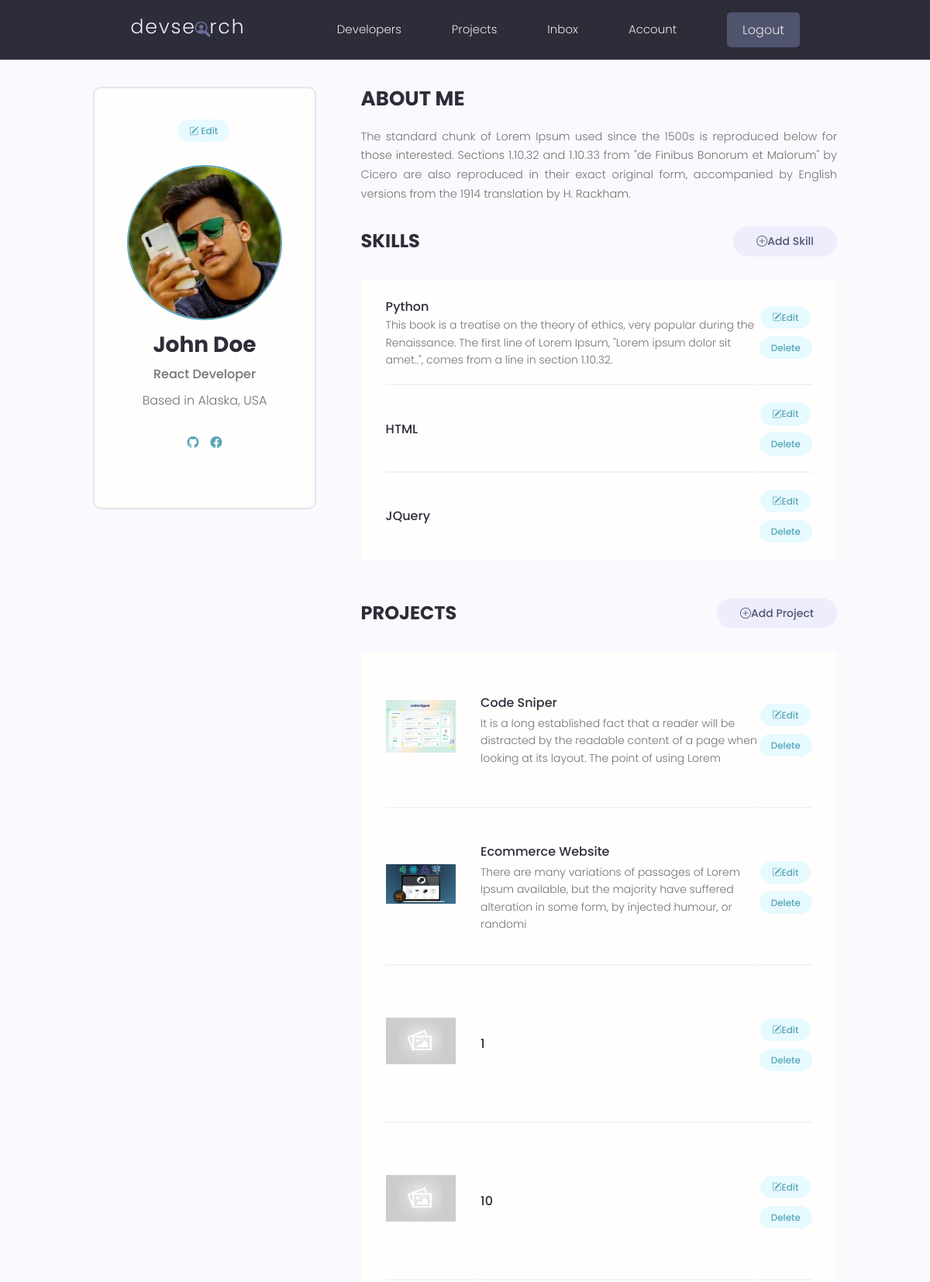
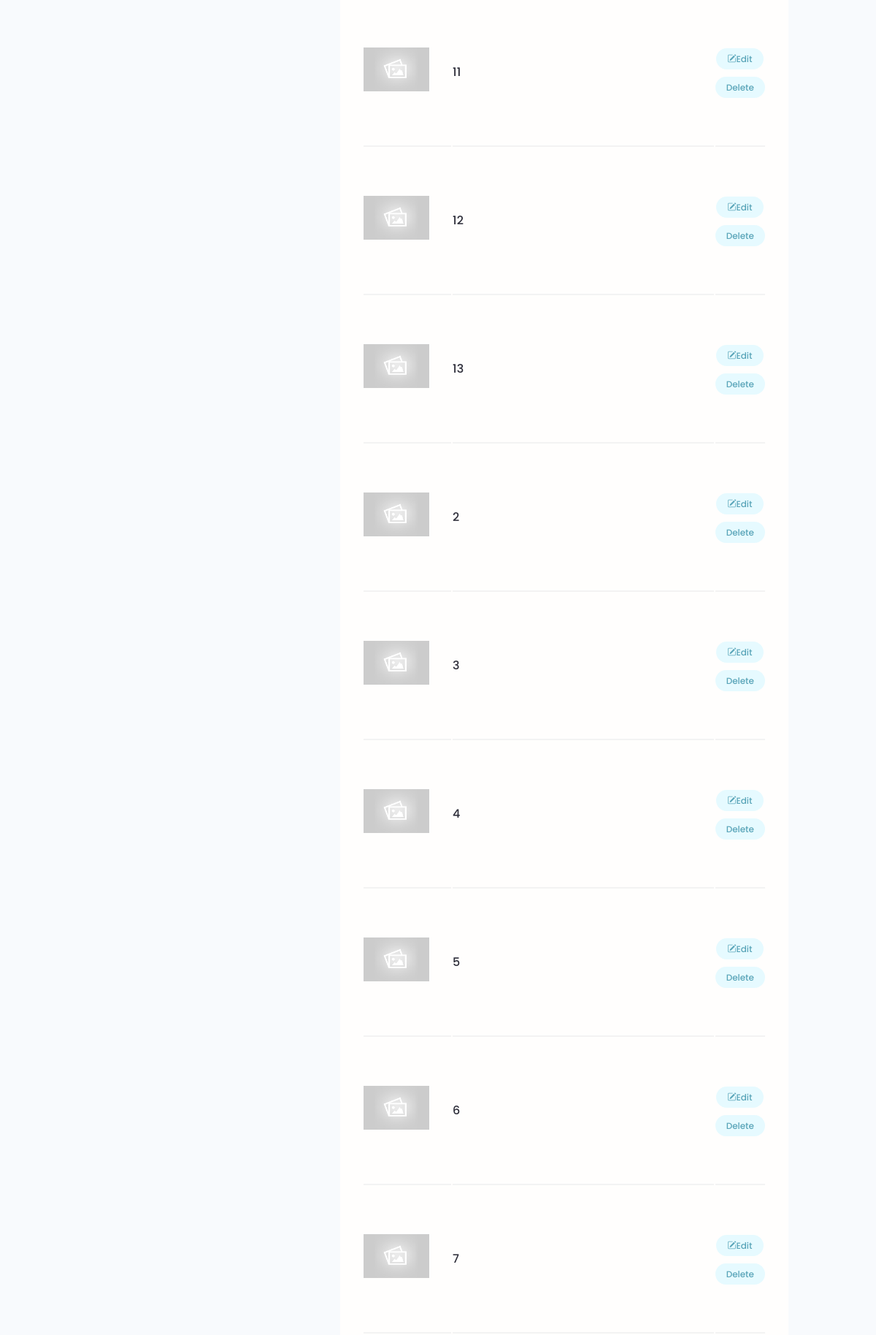
Before: /account/ (signed in, upper part) with the older database file (2 pictures, top to bottom).
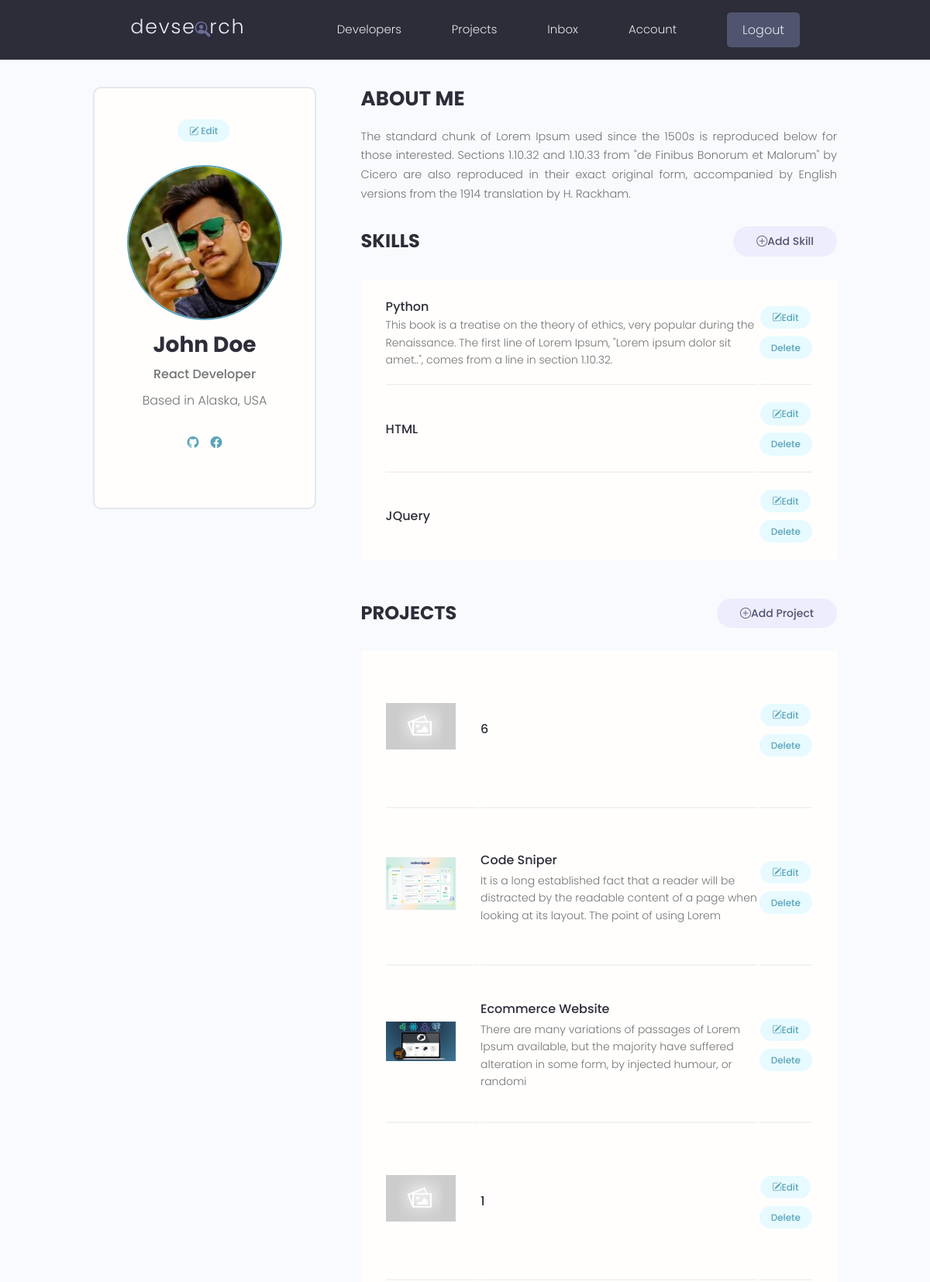
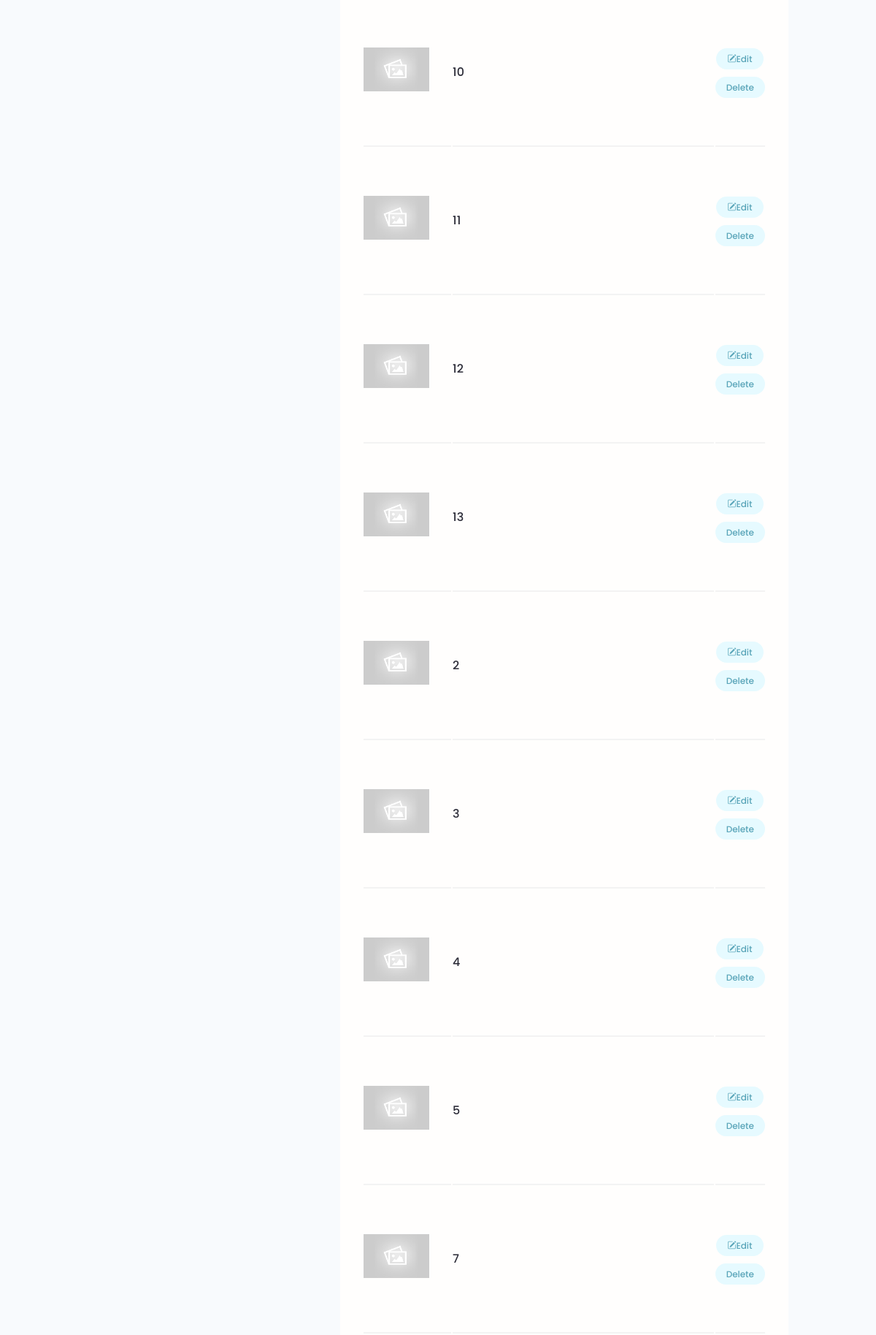
After: the same page with the newer database file (2 pictures, top to bottom).
### user/models.py (models this page shows, shortened)
class Skill(models.Model):
    owner = models.ForeignKey(Profile, on_delete=models.CASCADE)
    name = models.CharField(max_length=200, null=True, blank=True)
    description = models.TextField(null=True, blank=True)
    id = models.UUIDField(default=uuid.uuid4, unique=True, primary_key=True, editable=False)

### projects/models.py (models this page shows, shortened)
class Project(models.Model):
    owner = models.ForeignKey(Profile, on_delete=models.SET_NULL, blank=True, null=True)
    title = models.CharField(max_length=200)
    description = models.TextField(null=True, blank=True)
    featured_image = models.ImageField(default='default.jpg', null=True, blank=True)
    demo_link = models.CharField(max_length=2000, null=True, blank=True)
    source_link = models.CharField(max_length=2000, null=True, blank=True)
    tags = models.ManyToManyField('Tag', blank=True)        # if the Tag class is under then need to set in 'Tags', if above jsut simply use Tag
    vote_total = models.IntegerField(default=0, null=True, blank=True)
    vote_ratio = models.IntegerField(default=0, null=True, blank=True)
    created = models.DateTimeField(auto_now_add=True)
    id = models.UUIDField(default=uuid.uuid4, unique=True, primary_key=True, editable=False)
    class Meta:
        ordering = ['-vote_ratio', '-vote_total', 'title']

### user/views.py (the view)
# urls.py: path('account/', views.userAccount, name='account'),
def userAccount(request):
    profile = request.user.profile
    skills = profile.skill_set.all()
    projects = profile.project_set.all()
    context = {'profile': profile, 'skills':skills, 'projects': projects}
    return render(request, 'user/account.html', context)

### user/templates/user/account.html (shortened to what this page needs)
{% extends 'main.html' %}
{% block content %}
  <main class="settingsPage profile my-md">
    <div class="container">
      <div class="layout">
        <div class="column column--1of3">
          <div class="card text-center">
            <div class="card__body dev">
              <a class="tag tag--pill tag--main settings__btn" href="{% url 'edit-account' %}"><i class="bi bi-pencil-square"></i> Edit</a>
              <img class="avatar avatar--xl dev__avatar" src="{{profile.profile_pic.url}}" />
              <h2 class="dev__name">{{profile.name}}</h2>
              <p class="dev__title">{{profile.short_intro}}</p>
              <p class="dev__location">Based in {{profile.location}}</p>
              <ul class="dev__social">
                {% if profile.social_github %}
                <li>
                  <a title="Github" href="{{profile.social_github}}" target="_blank"><i class="bi bi-github"></i></a>
                </li>
                {% endif %}
                {% if profile.social_facebook %}
                <li>
                  <a title="Facebook" href="{{profile.social_facebook}}" target="_blank"><i class="bi bi-facebook"></i></a>
                </li>
                {% endif %}
              </ul>
            </div>
          </div>
        </div>
        <div class="column column--2of3">
          <div class="devInfo">
            <h3 class="devInfo__title">About Me</h3>
            <p class="devInfo__about">{{profile.bio}}</p>
          </div>
          <div class="settings">
            <h3 class="settings__title">Skills</h3>
            <a class="tag tag--pill tag--sub settings__btn tag--lg" href="{% url 'add-skill' %}"><i class="bi bi-plus-circle"></i> Add Skill</a>
          </div>
          <table class="settings__table">
            {% for skill in skills %}
            <tr>
              <td class="settings__tableInfo">
                <h4>{{skill.name}}</h4>
                <p>{{skill.description}}</p>
              </td>
              <td class="settings__tableActions">
                <a class="tag tag--pill tag--main settings__btn" href="{% url 'edit-skill' skill.id %}"><i class="bi bi-pencil-square"></i> Edit</a>
                <a class="tag tag--pill tag--main settings__btn" href="{% url 'delete-skill' skill.id %}?next=/account"> Delete</a>
              </td>
            </tr>
            {% endfor %}
          </table>
          <div class="settings">
            <h3 class="settings__title">Projects</h3>
            <a class="tag tag--pill tag--sub settings__btn tag--lg" href="{% url 'create-project' %}"><i class="bi bi-plus-circle"></i> Add Project</a>
          </div>
          <table class="settings__table">
            {% for project in projects %}
            <tr>
              <td class="settings__thumbnail">
                <a href="{% url 'project' project.id %}"><img src="{{project.featured_image.url}}" alt="Project Thumbnail" /></a>
              </td>
              <td class="settings__tableInfo">
                <a href="{% url 'project' project.id %}">{{project.title}}</a>
                <p>{{project.description|slice:"150"}}</p>
              </td>
              <td class="settings__tableActions">
                <a class="tag tag--pill tag--main settings__btn" href="{% url 'update-project' project.id %}"><i class="bi bi-pencil-square"></i></i> Edit</a>
                <a class="tag tag--pill tag--main settings__btn" href="{% url 'delete-project' project.id %}?next=/account"> Delete</a>
              </td>
            </tr>
            {% endfor %}
          </table>
        </div>
      </div>
    </div>
  </main>
  {% endblock content %}

Changed rows visible on the page:
changed Project (number 1 of 13 on the later page): moves up the list
